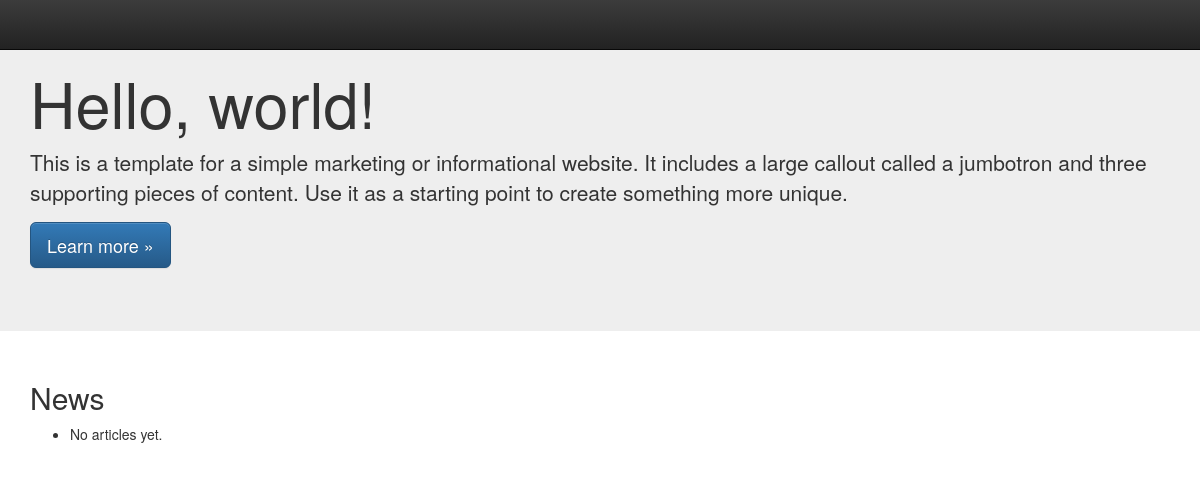
/blog/, run on an earlier commit of the app's database.
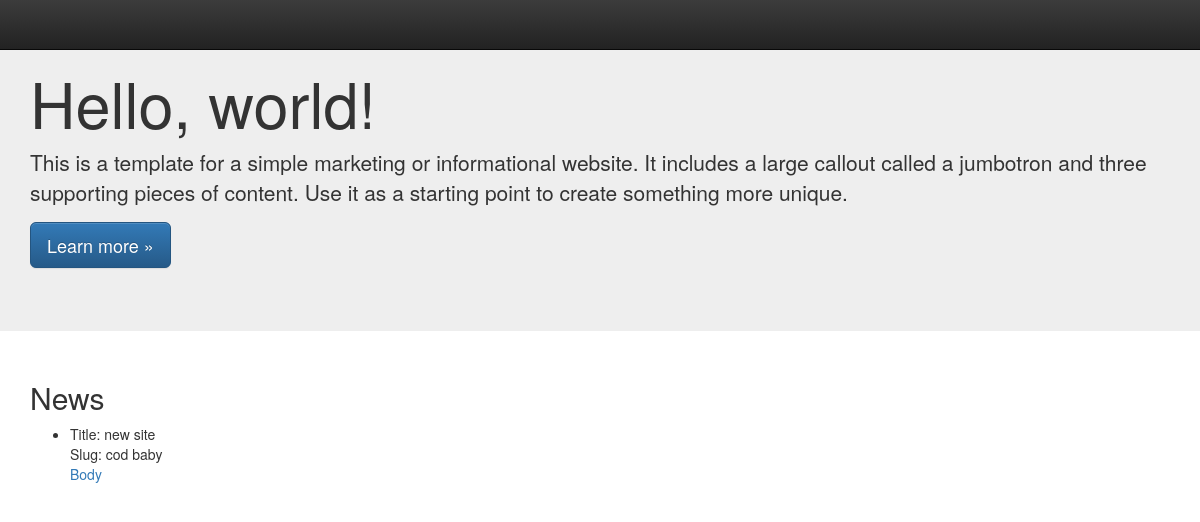
And on a later commit of the database.
### blog/models.py (models this page shows, shortened)
class Post(models.Model):
	title = models.CharField(max_length=60)
	body = models.TextField()
	created = models.DateTimeField(auto_now_add=True)
	author = models.CharField(default='author', max_length=60)
	slug = models.CharField(default='author', max_length=60)

### blog/views.py (the view)
class PostListView(ListView):
	model = Post
	paginate_by = 3
	queryset = Post.objects.order_by('-created')

### blog/templates/blog/post_list.html (shortened to what this page needs)
{% extends 'base.html' %}
{% block content %}
<h2>News</h2>
<ul>
{% for bpost in object_list %}
<li><p>Title: {{ bpost.title }}<br>Slug: {{ bpost.slug }}
<br><a href="/blog/{{ bpost.id }}/">Body</a></li>
{% empty %}
        <li>No articles yet.</li>
{% endfor %}
</ul>
{% endblock %}

### basicapp/templates/base.html (shortened to what this page needs)
<!DOCTYPE html>
<html lang="en">
  <head>
<link rel="stylesheet" href="https://maxcdn.bootstrapcdn.com/bootstrap/3.3.7/css/bootstrap.min.css">
<link rel="stylesheet" href="https://maxcdn.bootstrapcdn.com/bootstrap/3.3.7/css/bootstrap-theme.min.css">
  </head>
  <body>
<nav class="navbar navbar-inverse navbar-fixed-top">
    </nav>
    <div class="jumbotron">
      <div class="container">
        <h1>Hello, world!</h1>
        <p>This is a template for a simple marketing or informational website. It includes a large callout called a jumbotron and three supporting pieces of content. Use it as a starting point to create something more unique.</p>
        <p><a class="btn btn-primary btn-lg" href="#" role="button">Learn more &raquo;</a></p>
      </div>
    </div>
    <div class="container">
      <div class="starter-template">
	{% block content %}
	{% endblock %}
      </div>
    </div>
  </body>
</html>

What changed in the data, as far as the page shows it:
added Post: title "new site", slug "cod baby"
Also different on the page:
text no longer shown: "No articles yet."
